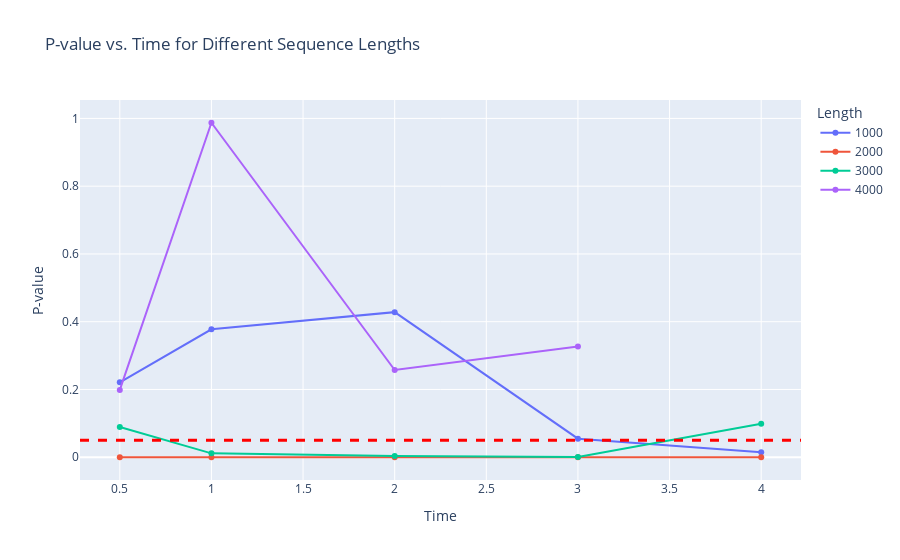

This figure's notebook cell:
### Code cell
import plotly.express as px
# Time vs. p-value for each sequence length
fig_time_pvalue = px.line(df, x='Time', y='p-value', color='Length', markers=True,
                          labels={'p-value': 'P-value', 'Time': 'Time'},
                          title='P-value vs. Time for Different Sequence Lengths')
fig_time_pvalue.add_hline(y=0.05, line_width=3, line_dash="dash", line_color="red")
fig_time_pvalue.write_image("P_value_length_time.pdf")

fig_time_pvalue.show()

### Figure 1 — Plotly figure (JSON) as saved in the notebook; plotly's stock layout.template omitted (floating-point values rounded to 4 significant figures)
{"data": [{"hovertemplate": "Length=1000<br>Time=%{x}<br>P-value=%{y}<extra></extra>", "legendgroup": "1000", "line": {"color": "#636efa", "dash": "solid"}, "marker": {"symbol": "circle"}, "mode": "lines+markers", "name": "1000", "orientation": "v", "showlegend": true, "type": "scatter", "x": [0.5, 1, 2, 3, 4], "xaxis": "x", "y": [0.221, 0.3775, 0.4283, 0.05487, 0.01449], "yaxis": "y"}, {"hovertemplate": "Length=2000<br>Time=%{x}<br>P-value=%{y}<extra></extra>", "legendgroup": "2000", "line": {"color": "#EF553B", "dash": "solid"}, "marker": {"symbol": "circle"}, "mode": "lines+markers", "name": "2000", "orientation": "v", "showlegend": true, "type": "scatter", "x": [0.5, 1, 2, 3, 4], "xaxis": "x", "y": [0.0002895, 0.0001409, 2.096e-05, 2.117e-09, 3.408e-09], "yaxis": "y"}, {"hovertemplate": "Length=3000<br>Time=%{x}<br>P-value=%{y}<extra></extra>", "legendgroup": "3000", "line": {"color": "#00cc96", "dash": "solid"}, "marker": {"symbol": "circle"}, "mode": "lines+markers", "name": "3000", "orientation": "v", "showlegend": true, "type": "scatter", "x": [0.5, 1, 2, 3, 4], "xaxis": "x", "y": [0.08913, 0.01147, 0.003541, 0.0006421, 0.09902], "yaxis": "y"}, {"hovertemplate": "Length=4000<br>Time=%{x}<br>P-value=%{y}<extra></extra>", "legendgroup": "4000", "line": {"color": "#ab63fa", "dash": "solid"}, "marker": {"symbol": "circle"}, "mode": "lines+markers", "name": "4000", "orientation": "v", "showlegend": true, "type": "scatter", "x": [0.5, 1, 2, 3], "xaxis": "x", "y": [0.1987, 0.9872, 0.2574, 0.3268], "yaxis": "y"}], "layout": {"legend": {"title": {"text": "Length"}, "tracegroupgap": 0}, "shapes": [{"line": {"color": "red", "dash": "dash", "width": 3}, "type": "line", "x0": 0, "x1": 1, "xref": "x domain", "y0": 0.05, "y1": 0.05, "yref": "y"}], "title": {"text": "P-value vs. Time for Different Sequence Lengths"}, "xaxis": {"anchor": "y", "domain": [0, 1], "title": {"text": "Time"}}, "yaxis": {"anchor": "x", "domain": [0, 1], "title": {"text": "P-value"}}}}
